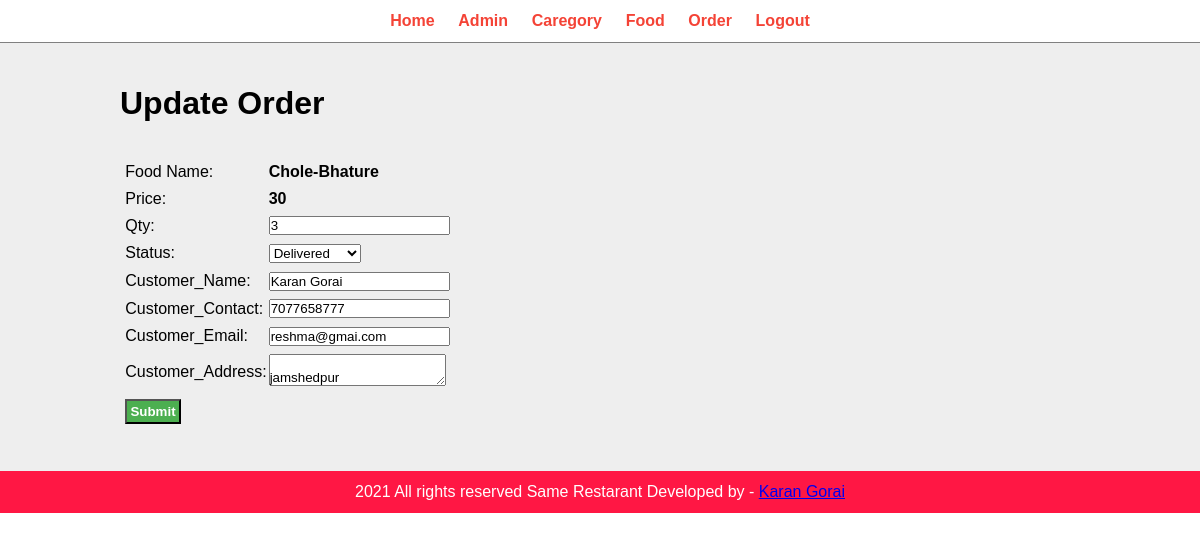
Page /admin/update-order.php?id=9 (signed in) on the committed database.
### tables this page shows
CREATE TABLE IF NOT EXISTS `tbl_order` (
  `id` int(10) UNSIGNED NOT NULL AUTO_INCREMENT,
  `food` varchar(150) DEFAULT NULL,
  `price` decimal(10,0) DEFAULT NULL,
  `qty` int(10) DEFAULT NULL,
  `total` varchar(255) DEFAULT NULL,
  `order_date` datetime DEFAULT NULL,
  `status` varchar(50) DEFAULT NULL,
  `customer_name` varchar(150) DEFAULT NULL,
  `customer_contact` varchar(20) DEFAULT NULL,
  `customer_email` varchar(150) DEFAULT NULL,
  `customer_address` varchar(255) DEFAULT NULL,
  PRIMARY KEY (`id`)
);

### admin/update-order.php (the view, shortened to what this page needs)
<?php include 'partial/menu.php'; ?>
<div class="main-content">
	<div class="wrapper">
		<h1>Update Order</h1><br><br>
		<?php
		if (isset($_GET['id'])) {
			$id = $_GET['id'];
			$sql = "SELECT * FROM tbl_order WHERE id=$id";
			$res = mysqli_query($con,$sql);
			$count = mysqli_num_rows($res);
			if ($count>0) {
				$row=mysqli_fetch_assoc($res);
				$food = $row['food'];
				$price = $row['price'];
				$qty = $row['qty'];
				$status = $row['status'];
				$customer_name = $row['customer_name'];
				$customer_contact = $row['customer_contact'];
				$customer_email = $row['customer_email'];
				$customer_address = $row[
					'customer_address'];
			}else{
				header('location:'.SITEUTL.'admin/manage-order.php');
			}
		}else{
			header('location:'.SITEUTL.'admin/manage-order.php');
		}
		 ?>
		<form action="" method="POST">
			<table class="tbl-30">
				<tr>
					<td>Food Name: </td>
					<td><b><?php echo $food; ?></b></td>
				</tr>
				<tr>
					<td>Price: </td>
					<td><b><?php echo $price; ?></b></td>
				</tr>
				<tr>
					<td>Qty: </td>
					<td><input type="number" name="qty" value="<?php echo $qty; ?>"></td>
				</tr>
				<tr>
					<td>Status: </td>
					<td>
						<select name="status">
							<option <?php if($status=="Delivered"){echo "selected";} ?> value="Delivered">Delivered</option>
						</select>
					</td>
				</tr>
				<tr>
					<td>Customer_Name: </td>
					<td><input type="text" name="c-name" value="<?php echo $customer_name; ?>"></td>
				</tr>
				<tr>
					<td>Customer_Contact: </td>
					<td><input type="text" name="c-contact" value="<?php echo $customer_contact; ?>"></td>
				</tr>
				<tr>
					<td>Customer_Email: </td>
					<td><input type="text" name="c-email" value="<?php echo $customer_email; ?>"></td>
				</tr>
				<tr>
					<td>Customer_Address: </td>
					<td>
						<textarea name="c-address">
							<?php echo $customer_address; ?>
						</textarea>
					</td>
				</tr>
				<tr>
					<td colspan="2">
						<input type="submit" class="btn-secondry" name="update">
					</td>
				</tr>
			</table>
		</form>
	</div>
</div>
<?php include 'partial/footer.php'; ?>

### css/admin.css (style rules this page uses)
* { margin: 0; padding: 0; font-family: Arial, Helvetica, sans-serif; }
.wrapper { padding: 1%; width: 80%; margin: 0 auto; }
.main-content { background-color: #eeeeee; padding: 30px 0; }
.tbl-30 { width: 30%; }
table tr td { padding: 1%; }
.btn-secondry { background-color: #4caf50; padding: 1%; color: white; text-decoration: none; font-weight: bold; }

### rows in the picture
tbl_order: food "Chole-Bhature", price "30", qty "3", status "Delivered", c-name "Karan Gorai", c-contact "7077658777", c-email "reshma@gmai.com", c-address "jamshedpur"
